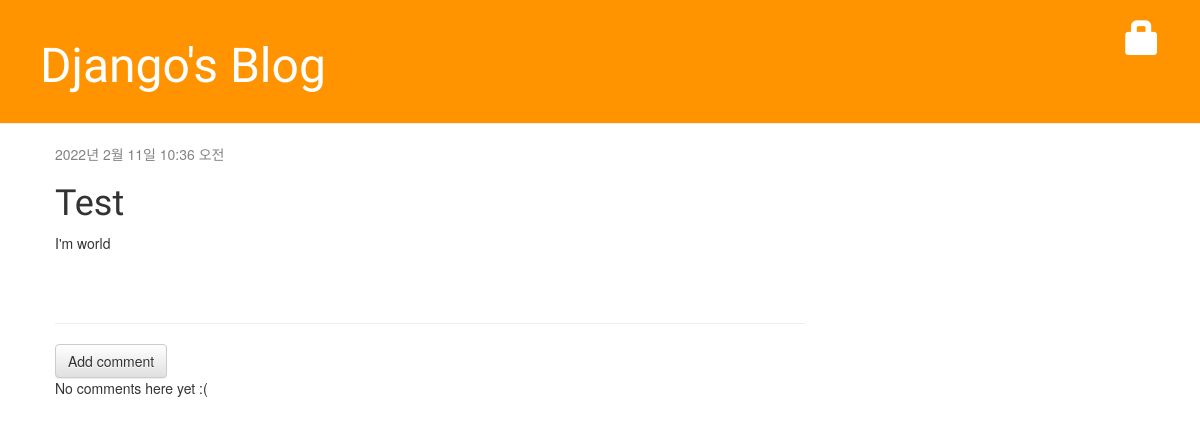
Before: /blog/post/4/ with the older database file.
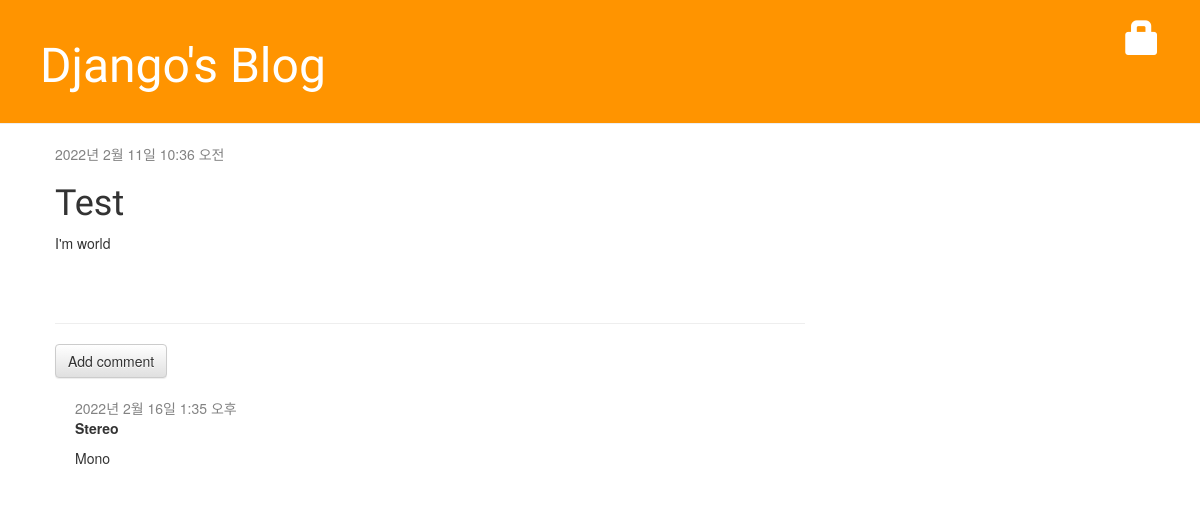
After: the same page with the newer database file.
### blog/models.py (models this page shows, shortened)
class Post(models.Model):
    author = models.ForeignKey('auth.User', on_delete=models.CASCADE)
    title = models.CharField(max_length=200, validators=[min_length_2_validator])
    text = models.TextField()
    created_date = models.DateTimeField(default=timezone.now)
    published_date = models.DateTimeField(blank=True, null=True)

class Comment(models.Model):
    post = models.ForeignKey('blog.Post', on_delete=models.CASCADE,
                             related_name='comments')
    author = models.CharField(max_length=200)
    text = models.TextField()
    created_date = models.DateTimeField(default=timezone.now)
    approved_comment = models.BooleanField(default=False)

### blog/views.py (the view)
# urls.py: path('post/<int:pk>/', views.post_detail, name='post_detail'),
def post_detail(request, pk):
    post = get_object_or_404(Post, pk=pk)
    return render(request, 'blog/post_detail.html', {'post': post})

### blog/templates/Blog/post_detail.html (shortened to what this page needs)
{% extends 'blog/base.html' %}
{% block content %}
<div class="post">
    <div class="date">
        {{ post.published_date }}
    </div>
    <h1>{{ post.title }}</h1>
    <p>{{ post.text | linebreaksbr }}</p>
</div>
<hr>
<a class="btn btn-default" href="{% url 'add_comment_to_post' pk=post.pk %}">
    Add comment</a>
{% for comment in post.comments.all %}
    {% if user.is_authenticated or comment.approved_comment %}
        <div class="comment">
            <div class="date">
                {{ comment.created_date }}
            </div>
            <strong>{{ comment.author }}</strong>
            <p>{{ comment.text | linebreaks }}</p>
        </div>
    {% endif %}
{% empty %}
    <p>No comments here yet :(</p>
{% endfor %}
{% endblock %}

### blog/templates/Blog/base.html (shortened to what this page needs)
{% load static %}
<html>
<head>
    <link href="https://maxcdn.bootstrapcdn.com/bootstrap/3.3.2/css/bootstrap.min.css"
          rel="stylesheet">
    <link href="https://maxcdn.bootstrapcdn.com/bootstrap/3.3.2/css/bootstrap-theme.min.css"
          rel="stylesheet">
    <link href="{% static 'css/blog.css' %}?after" rel="stylesheet">
</head>
<body>
<div class="page-header">
    {% if user.is_authenticated %}
        <a href="{% url 'post_new' %}" class="top-menu">
        <span class="glyphicon glyphicon-plus"></span></a>
        <p class="top-menu">Hello {{ user.username }}<small>
            (<a href="{% url 'logout' %}?next={{request.path}}">Logout</a>)</small></p>
    {% else %}
        <a href="{% url 'login' %}" class="top-menu">
        <span class="glyphicon glyphicon-lock"></span></a>
    {% endif %}
    <h1><a href="{% url 'post_list_home' %}">Django's Blog</a></h1>
</div>
<div class="content container">
    <div class="row">
        <div class="col-md-8">
            {% block content %}
            {% endblock %}
        </div>
    </div>
</div>
</body>
</html>

### blog/static/css/blog.css (style rules this page uses)
.page-header { background-color: #ff9400; margin-top: 0; padding: 20px 20px 20px 40px; }
.page-header h1, .page-header h1 a, .page-header h1 a:visited, .page-header h1 a:active { color: #ffffff; font-size: 36pt; text-decoration: none; }
.content { margin-left: 40px; }
h1, h2, h3, h4 { font-family: 'Lobster', cursive; }
.date { color: #828282; }
.top-menu, .top-menu:hover, .top-menu:visited { color: #ffffff; float: right; font-size: 26pt; margin-right: 20px; }
.post { margin-bottom: 70px; }
.comment { margin: 20px 0px 20px 20px; }

Changed rows visible on the page:
added Comment: created_date "2022년 2월 16일 1:35 오후", author "Stereo", text "Mono"
Other visible differences:
text no longer shown: "No comments here yet :("
